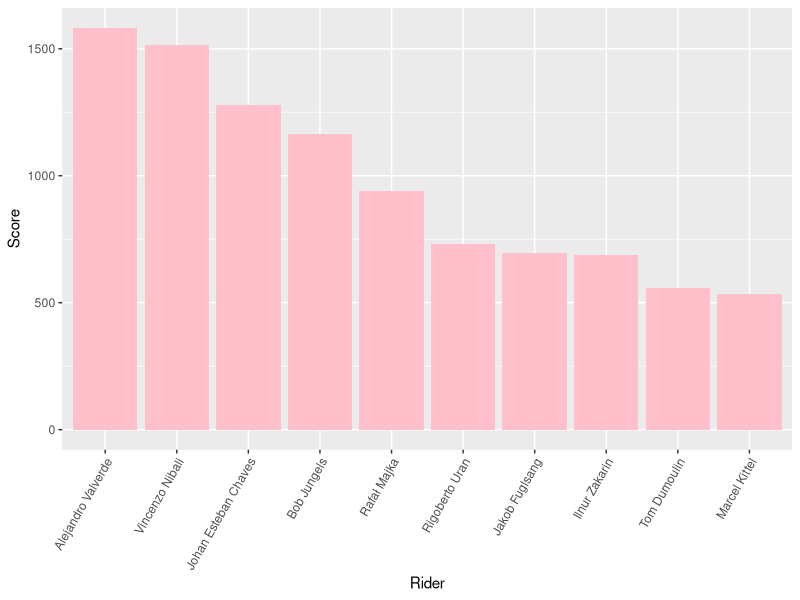

The R script that drew this image: (Note: this script raises an error after producing the figure.)
## ---- chunk 1
knitr::opts_chunk$set(echo = TRUE)
## ---- chunk 2

# Open .csv file with Cunning Stunts Giro 2016 data
setwd("/home/a_friend/data_analysis/projects/velogames/2016 Giro - Cunning Stunts/")
giro_table_master <- read.csv(file = "giro_table_master.csv", sep = ",")

require(dplyr)
require(knitr)

# Calculate which riders were the most selected by our teams
rider_cost <- giro_table_master %>% 
  filter(stage == 1) %>% 
  group_by("Rider" = rider) %>% 
  summarise("Times Selected" = n()) %>% 
  arrange(desc(`Times Selected`))
# kable(rider_cost[1:12,])
(rider_cost[1:12,])
# View(rider_cost)

# View(giro_table_master)
## ---- chunk 3

require(dplyr)
rider_scores_dplyr <- giro_table_master %>% 
  select(rider, stage, Tot) %>% 
  distinct %>% 
  group_by(rider) %>% 
  summarise(sum(Tot)) %>% 
  arrange(desc(`sum(Tot)`))
# View(rider_scores_dplyr)

require(ggplot2)
ggplot(data = rider_scores_dplyr[1:10, ], aes(x = factor(rider_scores_dplyr$rider[1:10]), y = rider_scores_dplyr$`sum(Tot)`[1:10])) + geom_bar(stat = "identity", fill = "pink") + scale_x_discrete(limits = rider_scores_dplyr$rider[1:10]) + xlab("Rider") + ylab("Score") + theme(axis.text.x = element_text(angle = 60, hjust = 1))


## ---- chunk 4

rider_value_dplyr <- giro_table_master %>% 
  mutate(ROI = Tot / Cost) %>% 
  select(rider, stage, ROI) %>% 
  distinct %>% 
  group_by(rider) %>% 
  summarise(sum(ROI)) %>% 
  arrange(desc(`sum(ROI)`))
# View(rider_value_dplyr)

ggplot(data = rider_value_dplyr[1:10, ], aes(x = factor(rider_value_dplyr$rider[1:10]), y = rider_value_dplyr$`sum(ROI)`[1:10])) + geom_bar(stat = "identity", fill = "blue") + scale_x_discrete(limits = rider_value_dplyr$rider[1:10]) + xlab("Rider") + ylab("ROI") + theme(axis.text.x = element_text(angle = 60, hjust = 1))

## ---- chunk 5
# This dplyr subset looks at the total points for each
# team overall and lists them in descending order.
team_total <- giro_table_master %>% 
  group_by("Team" = team, "Directeur" = directeur) %>% 
  summarise(sum(Tot)) %>% 
  arrange(desc(`sum(Tot)`)) %>% 
  rename("Total" = `sum(Tot)`)
# Display as neat table using 'kable' function
kable(team_total)

## ---- chunk 6

# Team scores by stage
team_scores <- giro_table_master %>% 
  group_by(stage, team) %>% 
  summarise(sum(Tot)) %>% 
  arrange(stage, desc(`sum(Tot)`))
ggplot(data = team_scores, aes(x = stage, y = `sum(Tot)`)) + geom_line(aes(colour = team), size = 1.2) + labs(title ="Stage Score", x = "Stage", y = "Points") + theme(legend.position = "bottom")

# Cumulative team scores by stage
team_cu_scores <- giro_table_master %>% 
  group_by(stage, team) %>% 
  summarise(sum(Tot)) %>% 
  group_by(team) %>%
  mutate(cu_stage = cumsum(`sum(Tot)`))
# Determine final placings
final_placings <- team_cu_scores %>%
  filter(stage == 22) %>%
  select(team, cu_stage) %>%
  arrange(desc(cu_stage)) %>%
  select(team)
# as.list(final_placings)

# View(team_cu_scores)
# Plot cumulative team scores
ggplot(data = team_cu_scores, aes(x = stage, y = cu_stage, order = (team_cu_scores$team))) + geom_line(aes(colour = team), size = 1.2) + labs(title ="Cumulative Score", x = "Stage", y = "Points") + theme(legend.position = "bottom")

## ---- chunk 7
# This dlplyr filter looks at the top 4 scoring riders from
# the three teams that made the podium.
team_cu_rider_scores <- giro_table_master %>% 
  group_by(team, rider) %>% 
  summarise("Rider Total" = sum(Tot)) %>% 
  filter(team %in% final_placings$team[1:3]) %>% 
  arrange(team, desc(`Rider Total`)) %>% 
  top_n(n = 4, wt = `Rider Total`) %>% 
  rename("Rider" = rider, "Team" = team)
kable(team_cu_rider_scores)

## ---- chunk 8
# This dlplyr filter looks at the top 4 scoring riders from
# the three teams that made the podium.
team_bt_rider_scores <- giro_table_master %>% 
  group_by(team, rider) %>% 
  summarise("Rider Total" = sum(Tot)) %>% 
  filter(team %in% final_placings$team[9:7]) %>% 
  arrange(team, desc(`Rider Total`)) %>% 
  top_n(n = 4, wt = `Rider Total`) %>% 
  rename("Rider" = rider, "Team" = team)
# Display as neat table using 'kable'
kable(team_bt_rider_scores)

